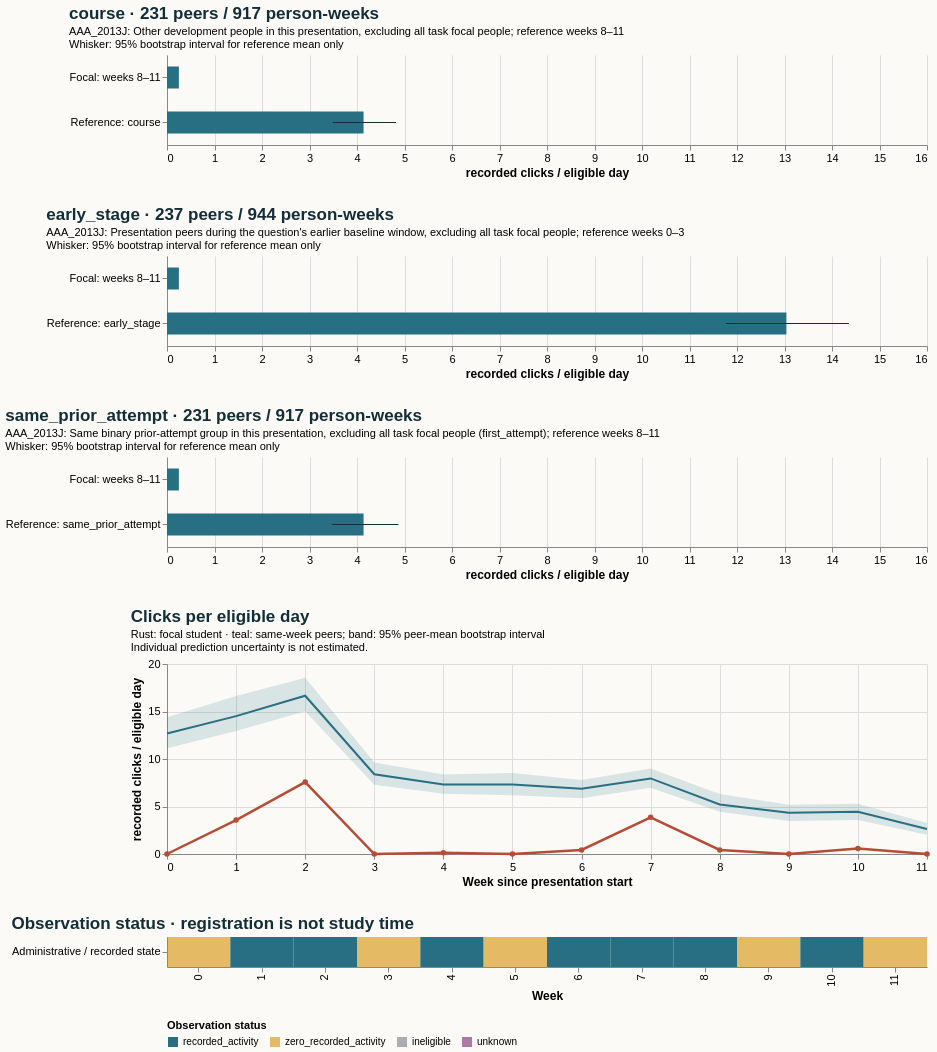

Vega-Lite specification for this chart:
### Vega-Lite specification from a JSON file in a GitHub repository (floating-point values rounded to 4 significant figures)
{"$schema": "https://vega.github.io/schema/vega-lite/v5.20.1.json", "config": {"axis": {"labelFontSize": 11, "titleFontSize": 12}, "background": "#fbfaf7", "font": "sans-serif", "title": {"anchor": "start", "color": "#142e38", "fontSize": 17, "subtitleFontSize": 11}, "view": {"continuousHeight": 300, "continuousWidth": 300, "stroke": null}}, "datasets": {"data-087e2583014dafe7c59b05f7dda78542": [{"hi": null, "lo": null, "series": "Focal: weeks 8–11", "value": 0.25}, {"hi": 4.821, "lo": 3.49, "series": "Reference: course", "value": 4.138}], "data-3750ec66e5b8c7662691690f51c04c27": [{"hi": null, "lo": null, "series": "Focal: weeks 8–11", "value": 0.25}, {"hi": 14.36, "lo": 11.77, "series": "Reference: early_stage", "value": 13.04}], "data-89ed26f83c8986317c45d15ab778e966": [{"hi": null, "lo": null, "series": "Focal: weeks 8–11", "value": 0.25}, {"hi": 4.873, "lo": 3.475, "series": "Reference: same_prior_attempt", "value": 4.138}], "data-8e0e40293a88ba30a2c1e6c8ad5633a7": [{"end_day": 6, "focal_value": 0.0, "peer_ci_high": 14.39, "peer_ci_low": 11.14, "peer_mean": 12.69, "peer_observations": 237, "peer_people": 237, "reference": "course", "unit": "recorded clicks / eligible day", "week": 0}, {"end_day": 13, "focal_value": 3.571, "peer_ci_high": 16.64, "peer_ci_low": 12.94, "peer_mean": 14.52, "peer_observations": 237, "peer_people": 237, "reference": "course", "unit": "recorded clicks / eligible day", "week": 1}, {"end_day": 20, "focal_value": 7.571, "peer_ci_high": 18.55, "peer_ci_low": 15.04, "peer_mean": 16.66, "peer_observations": 235, "peer_people": 235, "reference": "course", "unit": "recorded clicks / eligible day", "week": 2}, {"end_day": 27, "focal_value": 0.0, "peer_ci_high": 9.641, "peer_ci_low": 7.284, "peer_mean": 8.392, "peer_observations": 235, "peer_people": 235, "reference": "course", "unit": "recorded clicks / eligible day", "week": 3}, {"end_day": 34, "focal_value": 0.1429, "peer_ci_high": 8.377, "peer_ci_low": 6.343, "peer_mean": 7.32, "peer_observations": 233, "peer_people": 233, "reference": "course", "unit": "recorded clicks / eligible day", "week": 4}, {"end_day": 41, "focal_value": 0.0, "peer_ci_high": 8.529, "peer_ci_low": 6.184, "peer_mean": 7.327, "peer_observations": 232, "peer_people": 232, "reference": "course", "unit": "recorded clicks / eligible day", "week": 5}, {"end_day": 48, "focal_value": 0.4286, "peer_ci_high": 7.789, "peer_ci_low": 5.868, "peer_mean": 6.876, "peer_observations": 232, "peer_people": 232, "reference": "course", "unit": "recorded clicks / eligible day", "week": 6}, {"end_day": 55, "focal_value": 3.857, "peer_ci_high": 8.996, "peer_ci_low": 6.98, "peer_mean": 7.954, "peer_observations": 232, "peer_people": 232, "reference": "course", "unit": "recorded clicks / eligible day", "week": 7}, {"end_day": 62, "focal_value": 0.4286, "peer_ci_high": 6.305, "peer_ci_low": 4.437, "peer_mean": 5.221, "peer_observations": 231, "peer_people": 231, "reference": "course", "unit": "recorded clicks / eligible day", "week": 8}, {"end_day": 69, "focal_value": 0.0, "peer_ci_high": 5.19, "peer_ci_low": 3.477, "peer_mean": 4.344, "peer_observations": 230, "peer_people": 230, "reference": "course", "unit": "recorded clicks / eligible day", "week": 9}, {"end_day": 76, "focal_value": 0.5714, "peer_ci_high": 5.287, "peer_ci_low": 3.584, "peer_mean": 4.438, "peer_observations": 229, "peer_people": 229, "reference": "course", "unit": "recorded clicks / eligible day", "week": 10}, {"end_day": 83, "focal_value": 0.0, "peer_ci_high": 3.272, "peer_ci_low": 2.035, "peer_mean": 2.636, "peer_observations": 227, "peer_people": 227, "reference": "course", "unit": "recorded clicks / eligible day", "week": 11}], "data-bc02ac6ec72bc0fddbaa4f688efeb9ae": [{"eligible_days": 7.0, "end_day": 6, "logging_completeness": "unknown", "observation_status": "zero_recorded_activity", "row": "Administrative / recorded state", "score_status": "withheld_release_time_unknown", "start_day": 0, "value": 0.0, "week": 0}, {"eligible_days": 7.0, "end_day": 13, "logging_completeness": "unknown", "observation_status": "recorded_activity", "row": "Administrative / recorded state", "score_status": "withheld_release_time_unknown", "start_day": 7, "value": 3.571, "week": 1}, {"eligible_days": 7.0, "end_day": 20, "logging_completeness": "unknown", "observation_status": "recorded_activity", "row": "Administrative / recorded state", "score_status": "withheld_release_time_unknown", "start_day": 14, "value": 7.571, "week": 2}, {"eligible_days": 7.0, "end_day": 27, "logging_completeness": "unknown", "observation_status": "zero_recorded_activity", "row": "Administrative / recorded state", "score_status": "withheld_release_time_unknown", "start_day": 21, "value": 0.0, "week": 3}, {"eligible_days": 7.0, "end_day": 34, "logging_completeness": "unknown", "observation_status": "recorded_activity", "row": "Administrative / recorded state", "score_status": "withheld_release_time_unknown", "start_day": 28, "value": 0.1429, "week": 4}, {"eligible_days": 7.0, "end_day": 41, "logging_completeness": "unknown", "observation_status": "zero_recorded_activity", "row": "Administrative / recorded state", "score_status": "withheld_release_time_unknown", "start_day": 35, "value": 0.0, "week": 5}, {"eligible_days": 7.0, "end_day": 48, "logging_completeness": "unknown", "observation_status": "recorded_activity", "row": "Administrative / recorded state", "score_status": "withheld_release_time_unknown", "start_day": 42, "value": 0.4286, "week": 6}, {"eligible_days": 7.0, "end_day": 55, "logging_completeness": "unknown", "observation_status": "recorded_activity", "row": "Administrative / recorded state", "score_status": "withheld_release_time_unknown", "start_day": 49, "value": 3.857, "week": 7}, {"eligible_days": 7.0, "end_day": 62, "logging_completeness": "unknown", "observation_status": "recorded_activity", "row": "Administrative / recorded state", "score_status": "withheld_release_time_unknown", "start_day": 56, "value": 0.4286, "week": 8}, {"eligible_days": 7.0, "end_day": 69, "logging_completeness": "unknown", "observation_status": "zero_recorded_activity", "row": "Administrative / recorded state", "score_status": "withheld_release_time_unknown", "start_day": 63, "value": 0.0, "week": 9}, {"eligible_days": 7.0, "end_day": 76, "logging_completeness": "unknown", "observation_status": "recorded_activity", "row": "Administrative / recorded state", "score_status": "withheld_release_time_unknown", "start_day": 70, "value": 0.5714, "week": 10}, {"eligible_days": 7.0, "end_day": 83, "logging_completeness": "unknown", "observation_status": "zero_recorded_activity", "row": "Administrative / recorded state", "score_status": "withheld_release_time_unknown", "start_day": 77, "value": 0.0, "week": 11}]}, "resolve": {"scale": {"color": "independent"}}, "spacing": 28, "vconcat": [{"data": {"name": "data-087e2583014dafe7c59b05f7dda78542"}, "height": 90, "layer": [{"encoding": {"x": {"field": "value", "scale": {"domain": [0, 15.08], "zero": true}, "title": "recorded clicks / eligible day", "type": "quantitative"}, "y": {"field": "series", "sort": null, "title": null, "type": "nominal"}}, "mark": {"color": "#286f83", "size": 22, "type": "bar"}}, {"encoding": {"x": {"field": "lo", "type": "quantitative"}, "x2": {"field": "hi"}, "y": {"field": "series", "sort": null, "title": null, "type": "nominal"}}, "mark": {"color": "#142e38", "type": "rule"}}], "title": {"subtitle": ["AAA_2013J: Other development people in this presentation, excluding all task focal people; reference weeks 8–11", "Whisker: 95% bootstrap interval for reference mean only"], "text": "course · 231 peers / 917 person-weeks"}, "width": 760}, {"data": {"name": "data-3750ec66e5b8c7662691690f51c04c27"}, "height": 90, "layer": [{"encoding": {"x": {"field": "value", "scale": {"domain": [0, 15.08], "zero": true}, "title": "recorded clicks / eligible day", "type": "quantitative"}, "y": {"field": "series", "sort": null, "title": null, "type": "nominal"}}, "mark": {"color": "#286f83", "size": 22, "type": "bar"}}, {"encoding": {"x": {"field": "lo", "type": "quantitative"}, "x2": {"field": "hi"}, "y": {"field": "series", "sort": null, "title": null, "type": "nominal"}}, "mark": {"color": "#142e38", "type": "rule"}}], "title": {"subtitle": ["AAA_2013J: Presentation peers during the question's earlier baseline window, excluding all task focal people; reference weeks 0–3", "Whisker: 95% bootstrap interval for reference mean only"], "text": "early_stage · 237 peers / 944 person-weeks"}, "width": 760}, {"data": {"name": "data-89ed26f83c8986317c45d15ab778e966"}, "height": 90, "layer": [{"encoding": {"x": {"field": "value", "scale": {"domain": [0, 15.08], "zero": true}, "title": "recorded clicks / eligible day", "type": "quantitative"}, "y": {"field": "series", "sort": null, "title": null, "type": "nominal"}}, "mark": {"color": "#286f83", "size": 22, "type": "bar"}}, {"encoding": {"x": {"field": "lo", "type": "quantitative"}, "x2": {"field": "hi"}, "y": {"field": "series", "sort": null, "title": null, "type": "nominal"}}, "mark": {"color": "#142e38", "type": "rule"}}], "title": {"subtitle": ["AAA_2013J: Same binary prior-attempt group in this presentation, excluding all task focal people (first_attempt); reference weeks 8–11", "Whisker: 95% bootstrap interval for reference mean only"], "text": "same_prior_attempt · 231 peers / 917 person-weeks"}, "width": 760}, {"data": {"name": "data-8e0e40293a88ba30a2c1e6c8ad5633a7"}, "height": 190, "layer": [{"encoding": {"x": {"axis": {"tickMinStep": 1}, "field": "week", "title": "Week since presentation start", "type": "quantitative"}, "y": {"field": "peer_ci_low", "scale": {"zero": true}, "title": "recorded clicks / eligible day", "type": "quantitative"}, "y2": {"field": "peer_ci_high"}}, "mark": {"color": "#286f83", "opacity": 0.16, "type": "area"}}, {"encoding": {"tooltip": [{"field": "week", "type": "quantitative"}, {"field": "peer_mean", "type": "quantitative"}, {"field": "peer_people", "type": "quantitative"}, {"field": "peer_observations", "type": "quantitative"}], "x": {"field": "week", "type": "quantitative"}, "y": {"field": "peer_mean", "type": "quantitative"}}, "mark": {"color": "#286f83", "strokeWidth": 2, "type": "line"}}, {"encoding": {"tooltip": [{"field": "week", "type": "quantitative"}, {"field": "focal_value", "type": "quantitative"}], "x": {"field": "week", "type": "quantitative"}, "y": {"field": "focal_value", "type": "quantitative"}}, "mark": {"color": "#b64c35", "point": {"color": "#b64c35"}, "strokeWidth": 2.5, "type": "line"}}], "title": {"subtitle": ["Rust: focal student · teal: same-week peers; band: 95% peer-mean bootstrap interval", "Individual prediction uncertainty is not estimated."], "text": "Clicks per eligible day"}, "width": 760}, {"data": {"name": "data-bc02ac6ec72bc0fddbaa4f688efeb9ae"}, "encoding": {"color": {"field": "observation_status", "legend": {"labelLimit": 260, "orient": "bottom"}, "scale": {"domain": ["recorded_activity", "zero_recorded_activity", "ineligible", "unknown"], "range": ["#286f83", "#e4bb64", "#aaaeb3", "#ac78a5"]}, "title": "Observation status", "type": "nominal"}, "tooltip": [{"field": "week", "type": "quantitative"}, {"field": "eligible_days", "type": "quantitative"}, {"field": "observation_status", "type": "nominal"}, {"field": "logging_completeness", "type": "nominal"}], "x": {"field": "week", "title": "Week", "type": "ordinal"}, "y": {"field": "row", "title": null, "type": "nominal"}}, "height": 30, "mark": {"type": "rect"}, "title": "Observation status · registration is not study time", "width": 760}]}
